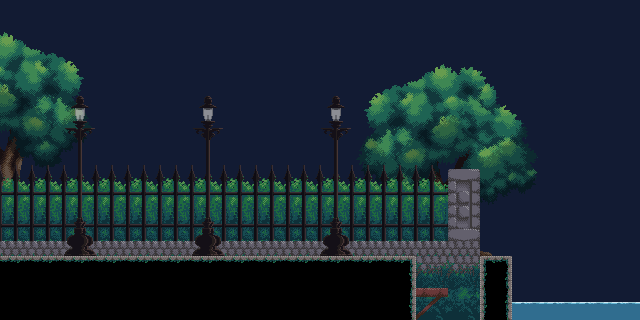

The image is a tile-based game level rendered from a .tmx file. Its description and complete source (layers, tilesets, objects, tile grids) follow:
An orthogonal 20x10 tile map with 32x32 px tiles, 6 tile layers (sky, env2, bg, col, ...), 3 tilesets and 10 objects.

<map version="1.0" orientation="orthogonal" renderorder="right-down" width="20" height="10" tilewidth="32" tileheight="32" nextobjectid="24">
 <tileset firstgid="1" name="garden" tilewidth="32" tileheight="32" tilecount="66" columns="6">
  <image source="garden.png" width="192" height="352" />
 </tileset>
 <tileset firstgid="67" name="garden-env" tilewidth="32" tileheight="32" tilecount="168" columns="12">
  <image source="garden-env.png" width="384" height="448" />
 </tileset>
 <tileset firstgid="235" name="water" tilewidth="32" tileheight="32" tilecount="8" columns="4">
  <image source="water.png" width="128" height="64" />
  <tile id="0">
   <animation>
    <frame tileid="0" duration="100" />
    <frame tileid="1" duration="100" />
    <frame tileid="2" duration="100" />
    <frame tileid="4" duration="100" />
    <frame tileid="5" duration="100" />
    <frame tileid="6" duration="100" />
   </animation>
  </tile>
 </tileset>
 <layer name="sky" width="20" height="10">
  <data encoding="csv">
24,24,24,24,24,24,24,24,24,24,24,24,24,24,24,24,24,24,24,24,
24,24,24,24,24,24,24,24,24,24,24,24,24,24,24,24,24,24,24,24,
24,24,24,24,24,24,24,24,24,24,24,24,24,24,24,24,24,24,24,24,
24,24,24,24,24,24,24,24,24,24,24,24,24,24,24,24,24,24,24,24,
24,24,24,24,24,24,24,24,24,24,24,24,24,24,24,24,24,24,24,24,
24,24,24,24,24,24,24,24,24,24,24,24,24,24,24,24,24,24,24,24,
24,24,24,24,24,24,24,24,24,24,24,24,24,24,24,24,24,24,24,24,
24,24,24,24,24,24,24,24,24,24,24,24,24,24,24,24,24,24,24,24,
24,24,24,24,24,24,24,24,24,24,24,24,24,24,24,24,24,24,24,24,
24,24,24,24,24,24,24,24,24,24,24,24,24,24,24,24,24,24,24,24
</data>
 </layer>
 <layer name="env2" width="20" height="10">
  <data encoding="csv">
0,0,0,0,0,0,0,0,0,0,0,0,0,0,0,0,0,0,0,0,
154,155,156,0,0,0,0,0,0,0,0,0,0,0,0,0,0,0,0,0,
166,167,168,0,0,0,0,0,0,0,0,157,158,159,160,161,162,0,0,0,
178,179,180,0,0,0,0,0,0,0,0,169,170,171,172,173,174,0,0,0,
190,191,192,0,0,0,0,0,0,0,0,181,182,183,184,185,186,0,0,0,
202,203,204,0,0,0,0,0,0,0,0,193,194,195,196,197,198,0,0,0,
214,215,216,0,0,0,0,0,0,0,0,205,206,207,208,209,210,0,0,0,
226,227,228,0,0,0,0,0,0,0,0,217,218,219,220,221,222,0,0,0,
0,0,0,0,0,0,0,0,0,0,0,229,230,231,232,233,234,0,0,0,
0,0,0,0,0,0,0,0,0,0,0,0,0,0,0,0,0,0,0,0
</data>
 </layer>
 <layer name="bg" width="20" height="10">
  <data encoding="csv">
0,0,0,0,0,0,0,0,0,0,0,0,0,0,0,0,0,0,0,0,
0,0,0,0,0,0,0,0,0,0,0,0,0,0,0,0,0,0,0,0,
0,0,0,0,0,0,0,0,0,0,0,0,0,0,0,0,0,0,0,0,
0,0,0,0,0,0,0,0,0,0,0,0,0,0,0,0,0,0,0,0,
0,0,0,0,0,0,0,0,0,0,0,0,0,0,0,0,0,0,0,0,
2,2,2,2,2,2,2,2,2,2,2,2,2,3,6,0,0,0,0,0,
8,8,8,8,8,8,8,8,8,8,8,8,8,9,12,0,0,0,0,0,
14,14,14,14,14,14,14,14,14,14,14,14,14,15,18,0,0,0,0,0,
0,0,0,0,0,0,0,0,0,0,0,0,0,17,17,0,0,0,0,0,
0,0,0,0,0,0,0,0,0,0,0,0,0,16,16,0,0,0,0,0
</data>
 </layer>
 <layer name="col" width="20" height="10">
  <data encoding="csv">
0,0,0,0,0,0,0,0,0,0,0,0,0,0,0,0,0,0,0,0,
0,0,0,0,0,0,0,0,0,0,0,0,0,0,0,0,0,0,0,0,
0,0,0,0,0,0,0,0,0,0,0,0,0,0,0,0,0,0,0,0,
0,0,0,0,0,0,0,0,0,0,0,0,0,0,0,0,0,0,0,0,
0,0,0,0,0,0,0,0,0,0,0,0,0,0,0,0,0,0,0,0,
0,0,0,0,0,0,0,0,0,0,0,0,0,0,0,0,0,0,0,0,
0,0,0,0,0,0,0,0,0,0,0,0,0,0,0,0,0,0,0,0,
0,0,0,0,0,0,0,0,0,0,0,0,0,0,0,0,0,0,0,0,
22,22,22,22,22,22,22,22,22,22,22,22,28,0,0,30,0,0,0,0,
23,23,23,23,23,23,23,23,23,23,23,23,34,65,0,36,0,0,0,0
</data>
 </layer>
 <layer name="env" width="20" height="10">
  <data encoding="csv">
0,0,0,0,0,0,0,0,0,0,0,0,0,0,0,0,0,0,0,0,
0,0,0,0,0,0,0,0,0,0,0,0,0,0,0,0,0,0,0,0,
0,0,0,0,0,0,0,0,0,0,0,0,0,0,0,0,0,0,0,0,
0,0,72,0,0,0,72,0,0,0,72,0,0,0,0,0,0,0,0,0,
0,0,84,0,0,0,84,0,0,0,84,0,0,0,0,0,0,0,0,0,
0,0,96,0,0,0,96,0,0,0,96,0,0,0,0,0,0,0,0,0,
0,0,108,0,0,0,108,0,0,0,108,0,0,0,0,0,0,0,0,0,
0,0,120,0,0,0,120,0,0,0,120,0,0,0,0,0,0,0,0,0,
0,0,0,0,0,0,0,0,0,0,0,0,0,0,0,0,0,0,0,0,
0,0,0,0,0,0,0,0,0,0,0,0,0,0,0,0,0,0,0,0
</data>
 </layer>
 <layer name="water" width="20" height="10">
  <data encoding="csv">
0,0,0,0,0,0,0,0,0,0,0,0,0,0,0,0,0,0,0,0,
0,0,0,0,0,0,0,0,0,0,0,0,0,0,0,0,0,0,0,0,
0,0,0,0,0,0,0,0,0,0,0,0,0,0,0,0,0,0,0,0,
0,0,0,0,0,0,0,0,0,0,0,0,0,0,0,0,0,0,0,0,
0,0,0,0,0,0,0,0,0,0,0,0,0,0,0,0,0,0,0,0,
0,0,0,0,0,0,0,0,0,0,0,0,0,0,0,0,0,0,0,0,
0,0,0,0,0,0,0,0,0,0,0,0,0,0,0,0,0,0,0,0,
0,0,0,0,0,0,0,0,0,0,0,0,0,0,0,0,0,0,0,0,
0,0,0,0,0,0,0,0,0,0,0,0,0,0,0,0,0,0,0,0,
0,0,0,0,0,0,0,0,0,0,0,0,0,0,0,0,235,235,235,235
</data>
 </layer>
 <objectgroup name="grounds">
  <object id="3" x="0" y="256">
   <polyline points="0,0 412,0" />
  </object>
  <object id="4" x="484" y="256.004">
   <polyline points="0,0 28,-0.00390625" />
  </object>
 </objectgroup>
 <objectgroup name="walls">
  <object id="11" x="416" y="256">
   <polyline points="0,0 0,64" />
  </object>
  <object id="12" x="480" y="256">
   <polyline points="0,0 0,64" />
  </object>
  <object id="13" x="512" y="256">
   <polyline points="0,0 0,64" />
  </object>
 </objectgroup>
 <objectgroup name="owp">
  <object id="14" x="416" y="288">
   <polyline points="0,0 32,0" />
  </object>
 </objectgroup>
 <objectgroup name="death">
  <object id="17" x="512" y="336">
   <polyline points="0,0 128,0" />
  </object>
 </objectgroup>
 <objectgroup name="lights">
  <object id="21" x="80" y="112">
   <ellipse />
  </object>
  <object id="22" x="208" y="112">
   <ellipse />
  </object>
  <object id="23" x="336" y="112">
   <ellipse />
  </object>
 </objectgroup>
</map>
